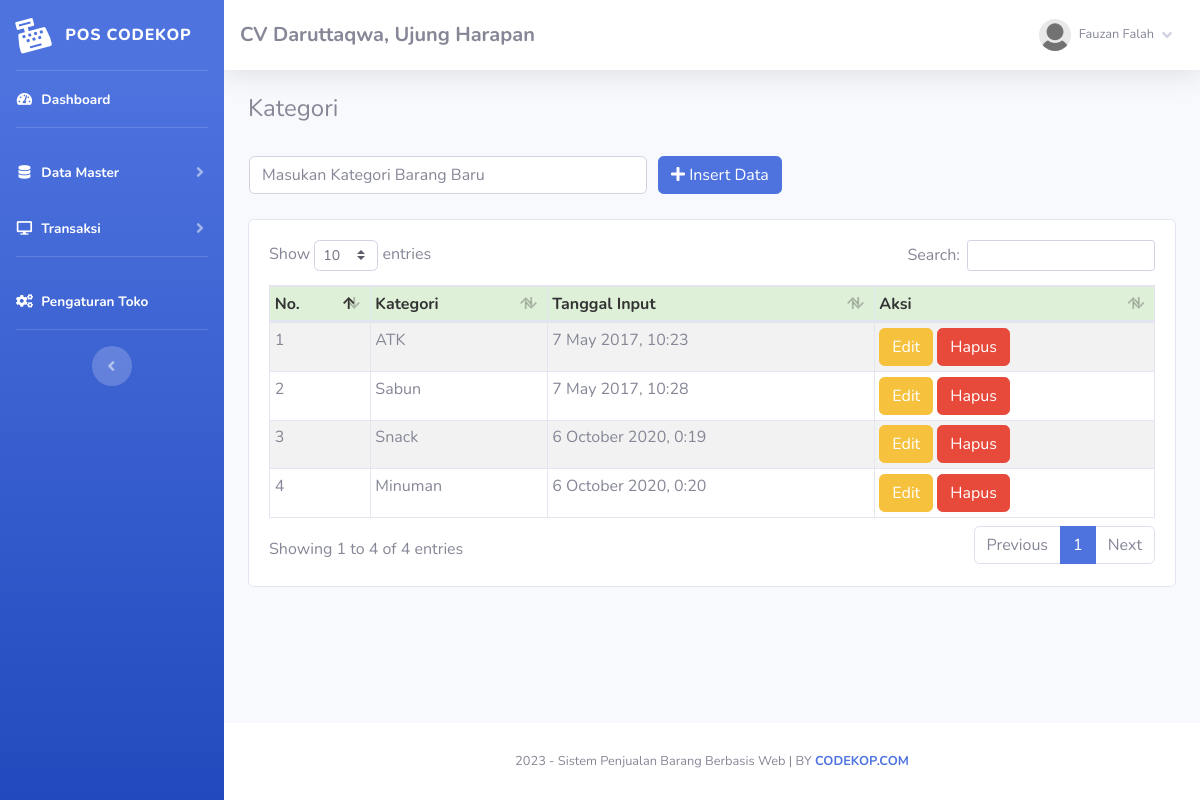
Screenshot of /index.php?page=kategori (signed in) with the database file from the repository.
### tables this page shows
CREATE TABLE `toko` (
  `id_toko` int(11) NOT NULL AUTO_INCREMENT,
  `nama_toko` varchar(255) NOT NULL,
  `alamat_toko` text NOT NULL,
  `tlp` varchar(255) NOT NULL,
  `nama_pemilik` varchar(255) NOT NULL,
  PRIMARY KEY (`id_toko`)
);

CREATE TABLE `member` (
  `id_member` int(11) NOT NULL AUTO_INCREMENT,
  `nm_member` varchar(255) NOT NULL,
  `alamat_member` text NOT NULL,
  `telepon` varchar(255) NOT NULL,
  `email` varchar(255) NOT NULL,
  `gambar` text NOT NULL,
  `NIK` text NOT NULL,
  PRIMARY KEY (`id_member`)
);

CREATE TABLE `kategori` (
  `id_kategori` int(11) NOT NULL AUTO_INCREMENT,
  `nama_kategori` varchar(255) NOT NULL,
  `tgl_input` varchar(255) NOT NULL,
  PRIMARY KEY (`id_kategori`)
);

### fungsi/view/view.php (called while the page is built, shortened)
<?php
class view
{
    protected $db;
    public function __construct($db)
    {
        $this->db = $db;
    }
    public function member_edit($id)
    {
        $sql = "select member.*, login.*
                from member inner join login on member.id_member = login.id_member
                where member.id_member= ?";
        $row = $this-> db -> prepare($sql);
        $row -> execute(array($id));
        $hasil = $row -> fetch();
        return $hasil;
    }
    public function toko()
    {
        $sql = "select*from toko where id_toko='1'";
        $row = $this-> db -> prepare($sql);
        $row -> execute();
        $hasil = $row -> fetch();
        return $hasil;
    }
    public function kategori()
    {
        $sql = "select*from kategori";
        $row = $this-> db -> prepare($sql);
        $row -> execute();
        $hasil = $row -> fetchAll();
        return $hasil;
    }
}

### admin/module/kategori/index.php (the view, shortened to what this page needs)
<h4>Kategori</h4>
<br />
<?php
	if(!empty($_GET['uid'])){
	$sql = "SELECT * FROM kategori WHERE id_kategori = ?";
	$row = $config->prepare($sql);
	$row->execute(array($_GET['uid']));
	$edit = $row->fetch();
?>
<form method="POST" action="fungsi/edit/edit.php?kategori=edit">
    <table>
        <tr>
            <td style="width:25pc;"><input type="text" class="form-control" value="<?= $edit['nama_kategori'];?>"
                    required name="kategori" placeholder="Masukan Kategori Barang Baru">
                <input type="hidden" name="id" value="<?= $edit['id_kategori'];?>">
            </td>
            <td style="padding-left:10px;"><button id="tombol-simpan" class="btn btn-primary"><i class="fa fa-edit"></i>
                    Ubah Data</button></td>
        </tr>
    </table>
</form>
<?php }else{?>
<form method="POST" action="fungsi/tambah/tambah.php?kategori=tambah">
    <table>
        <tr>
            <td style="width:25pc;"><input type="text" class="form-control" required name="kategori"
                    placeholder="Masukan Kategori Barang Baru"></td>
            <td style="padding-left:10px;"><button id="tombol-simpan" class="btn btn-primary"><i class="fa fa-plus"></i>
                    Insert Data</button></td>
        </tr>
    </table>
</form>
<?php }?>
<br />
<div class="card card-body">
    <div class="table-responsive">
        <table class="table table-bordered table-striped table-sm" id="example1">
            <thead>
                <tr style="background:#DFF0D8;color:#333;">
                    <th>No.</th>
                    <th>Kategori</th>
                    <th>Tanggal Input</th>
                    <th>Aksi</th>
                </tr>
            </thead>
            <tbody>
                <?php
				$hasil = $lihat -> kategori();
				$no=1;
				foreach($hasil as $isi){
			?>
                <tr>
                    <td><?php echo $no;?></td>
                    <td><?php echo $isi['nama_kategori'];?></td>
                    <td><?php echo $isi['tgl_input'];?></td>
                    <td>
                        <a href="index.php?page=kategori&uid=<?php echo $isi['id_kategori'];?>"><button
                                class="btn btn-warning">Edit</button></a>
                        <a href="fungsi/hapus/hapus.php?kategori=hapus&id=<?php echo $isi['id_kategori'];?>"
                            onclick="javascript:return confirm('Hapus Data Kategori ?');"><button
                                class="btn btn-danger">Hapus</button></a>
                    </td>
                </tr>
                <?php $no++; }?>
            </tbody>
        </table>
    </div>
</div>

### admin/template/sidebar.php (shortened to what this page needs)
<?php
    $id = $_SESSION['admin']['id_member'];
    $hasil_profil = $lihat -> member_edit($id);
?>
<ul class="navbar-nav bg-gradient-primary sidebar sidebar-dark accordion" id="accordionSidebar">
    <a class="sidebar-brand d-flex align-items-center justify-content-center" href="index.php">
        <div class="sidebar-brand-icon rotate-n-15">
            <i class="fas fa-cash-register"></i>
        </div>
        <div class="sidebar-brand-text mx-3">POS Codekop<sup></sup></div>
    </a>
    <hr class="sidebar-divider my-0">
    <li class="nav-item active">
        <a class="nav-link" href="index.php">
            <i class="fas fa-fw fa-tachometer-alt"></i>
            <span>Dashboard</span></a>
    </li>
    <hr class="sidebar-divider">
    <li class="nav-item active">
        <a class="nav-link collapsed" href="#" data-toggle="collapse" data-target="#collapseTwo" aria-expanded="true"
            aria-controls="collapseTwo">
            <i class="fas fa-fw fa-database"></i>
            <span>Data Master</span>
        </a>
    </li>
    <li class="nav-item active">
        <a class="nav-link collapsed" href="#" data-toggle="collapse" data-target="#collapse3" aria-expanded="true"
            aria-controls="collapse3">
            <i class="fas fa-fw fa-desktop"></i>
            <span>Transaksi</span>
        </a>
    </li>
    <hr class="sidebar-divider">
    <li class="nav-item active">
        <a class="nav-link" href="index.php?page=pengaturan">
            <i class="fas fa-fw fa-cogs"></i>
            <span>Pengaturan Toko</span></a>
    </li>
    <hr class="sidebar-divider d-none d-md-block">
    <div class="text-center d-none d-md-inline">
        <button class="rounded-circle border-0" id="sidebarToggle"></button>
    </div>
</ul>
<div id="content-wrapper" class="d-flex flex-column">
    <div id="content">
        <nav class="navbar navbar-expand navbar-light bg-white topbar mb-4 static-top shadow">
            <h5 class="d-lg-block d-none mt-2"><b><?php echo $toko['nama_toko'];?>, <?php echo $toko['alamat_toko'];?></b></h5>
            <ul class="navbar-nav ml-auto">
                <li class="nav-item dropdown no-arrow">
                    <a class="nav-link dropdown-toggle" href="#" id="userDropdown" role="button" data-toggle="dropdown"
                        aria-haspopup="true" aria-expanded="false">
                        <img class="img-profile rounded-circle"
                            src="assets/img/user/<?php echo $hasil_profil['gambar'];?>">
                        <span
                            class="mr-2 d-none d-lg-inline text-gray-600 small ml-2"><?php echo $hasil_profil['nm_member'];?></span>
                        <i class="fas fa-angle-down"></i>
                    </a>
                </li>
            </ul>
        </nav>
        <div class="container-fluid">

### rows the page displays
toko: nama_toko "CV Daruttaqwa", alamat_toko "Ujung Harapan"
kategori: nama_kategori "ATK", tgl_input "7 May 2017, 10:23"
kategori: nama_kategori "Sabun", tgl_input "7 May 2017, 10:28"
kategori: nama_kategori "Snack", tgl_input "6 October 2020, 0:19"
kategori: nama_kategori "Minuman", tgl_input "6 October 2020, 0:20"

### other values shown
$hasil_profil['nm_member'] "Fauzan Falah"
